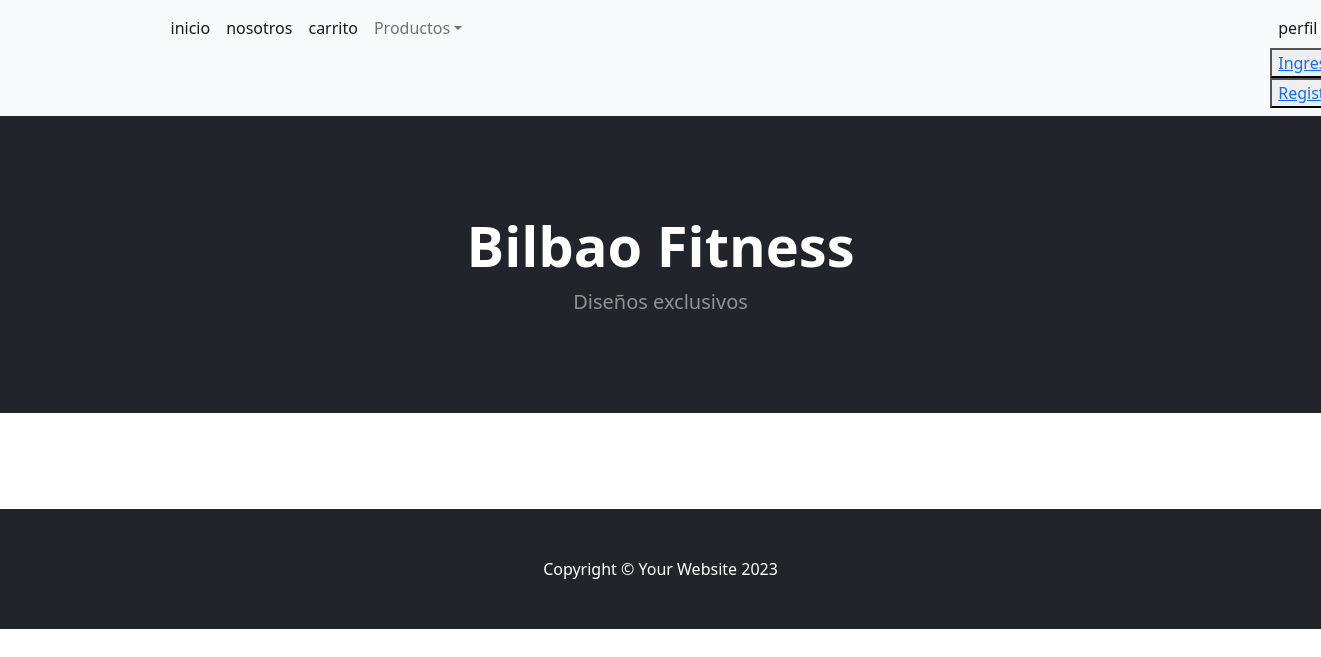
/AppBilbao/productos, run on an earlier commit of the app's database.
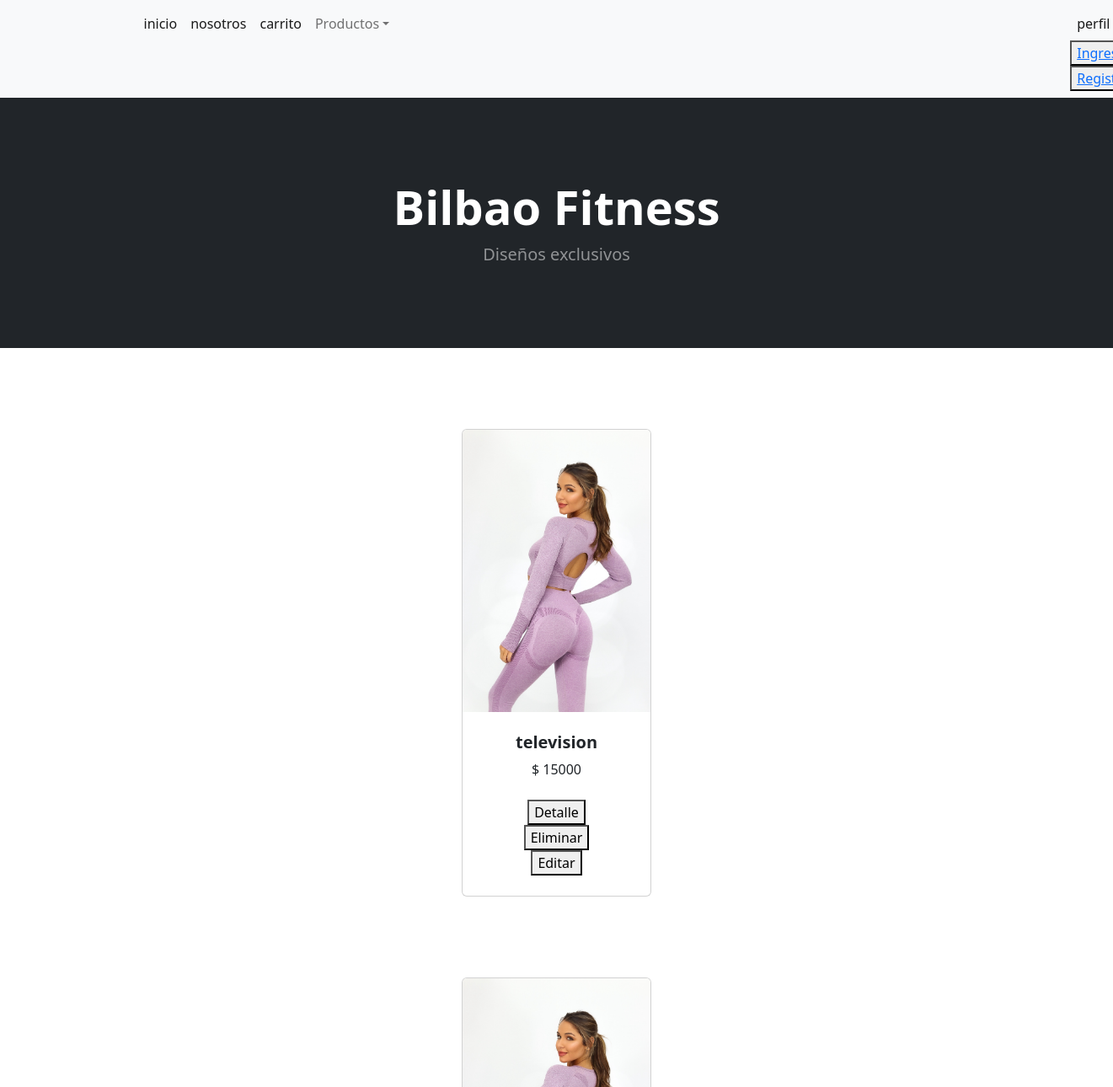
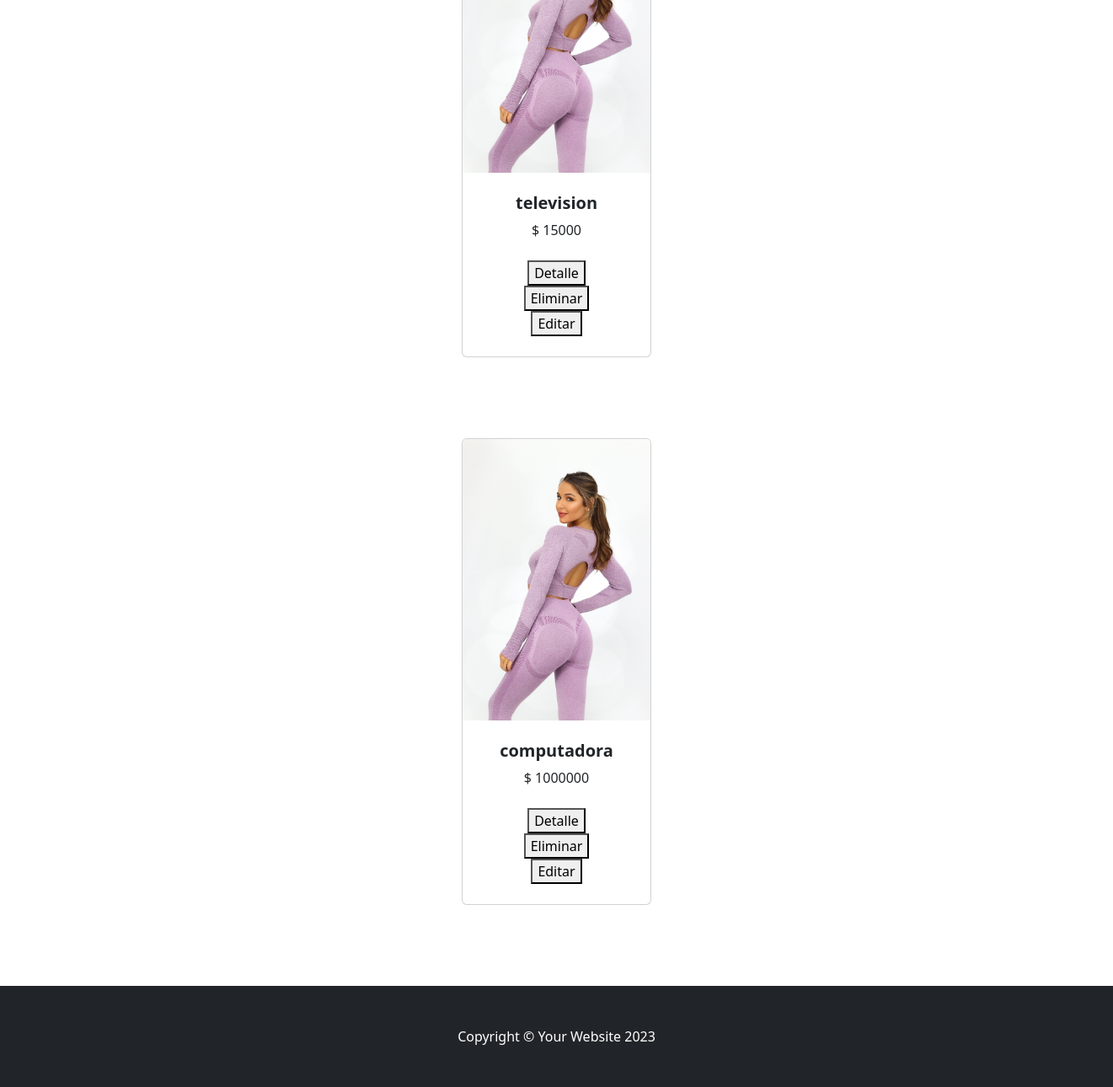
And on a later commit of the database (2 pictures, top to bottom).
### AppBilbao/models.py (models this page shows, shortened)
class Productos(models.Model):
    denominacion=models.CharField(max_length=40)
    stock= models.IntegerField()
    precio= models.IntegerField()
    imagen = models.ImageField()

### AppBilbao/views.py (the view)
# urls.py: path('productos', views.productos, name='productos'),
def productos(request):
    misProductos = Productos.objects.all()
    return render (request, "AppBilbao/productos.html", {"productos":misProductos})

### AppBilbao/templates/AppBilbao/productos.html
        {% extends "AppBilbao/padre.html"%}
        {% load static %}
        {% block contenidoQueCambia%}
        <section class="py-5">
            {% for producto in productos %}
            <div class="container px-4 px-lg-5 mt-5">
                <div class="row gx-4 gx-lg-5 row-cols-2 row-cols-md-3 row-cols-xl-4 justify-content-center">
                    <div class="col mb-5">
                        <div class="card h-100">
                            <img class="card-img-top" src="AppBilbao/static/assets/image00003.jpeg" alt="..." />
                            <div class="card-body p-4">
                                <div class="text-center">
                                    <h5 class="fw-bolder">{{producto.denominacion}}</h5>
                                    $ {{producto.precio}}
                                </div>
                            </div>
                            <div class="card-footer p-4 pt-0 border-top-0 bg-transparent">
                                <form action="{% url 'detailProducto' producto.id %}" method="GET">{% csrf_token %}<div class="text-center"><button type="submit"> Detalle </button></div></form>
                                <form action="{% url 'eliminarProducto' producto.id %}" method="POST">{% csrf_token %}<div class="text-center"><button type="submit"> Eliminar </button></div></form>
                                <form action="{% url 'editarProducto' producto.id %}" method="GET">{% csrf_token %}<div class="text-center"><button type="submit"> Editar </button></div></form>
                            </div>
                        </div>
                    </div>
                </div>
            </div>
            {% endfor %}
        </section>
        {% endblock%}

What changed in the data, as far as the page shows it:
added Productos: denominacion "television", precio "15000"
added Productos: denominacion "television", precio "15000"
added Productos: denominacion "computadora", precio "1000000"
